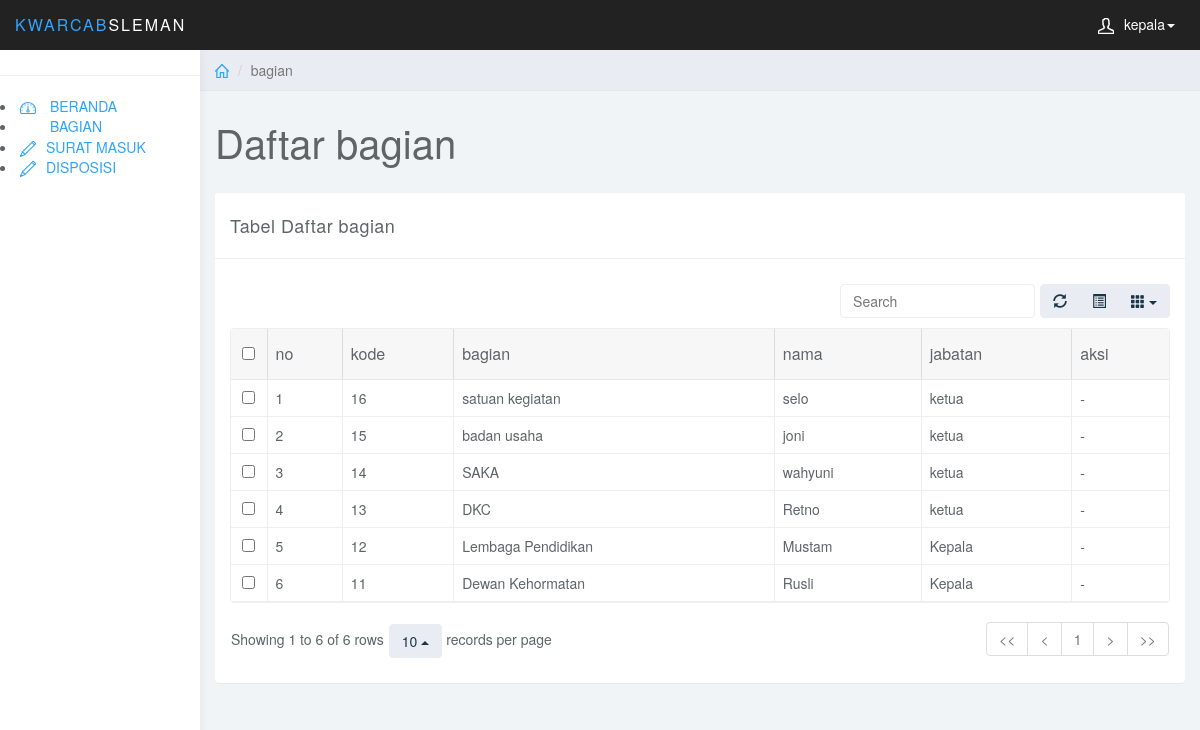
/index.php?m=bagian-kep (signed in), run on the app's committed database.
### tables this page shows
CREATE TABLE `bagian` (
  `kd_bagian` varchar(8) NOT NULL,
  `nama_bagian` varchar(20) NOT NULL,
  `nama` varchar(20) NOT NULL,
  `jabatan` varchar(20) NOT NULL
);

### a/bagian-kep.php (the view, shortened to what this page needs)
<div class="col-sm-9 col-sm-offset-3 col-lg-10 col-lg-offset-2 main">
	<div class="row">
		<ol class="breadcrumb">
			<li><a href="index.php"><svg class="glyph stroked home"><use xlink:href="#stroked-home"></use></svg></a></li>
			<li class="active">bagian</li>
		</ol>
	</div>
	<div class="row">
		<div class="col-lg-12">
			<h1 class="page-header">Daftar bagian</h1>
		</div>
	</div>
	<div class="row">
		<div class="col-lg-12">
			<div class="panel panel-default">
				<div class="panel-heading">Tabel Daftar bagian </div>
				<div class="panel-body">
					<table data-toggle="table"  data-show-refresh="true" data-show-toggle="true" data-show-columns="true" data-search="true" data-select-item-name="toolbar1" data-pagination="true" data-sort-name="name" data-sort-order="desc">
						<thead>
							<tr>
								<th data-sortable="true">no</th>
								<th data-sortable="true">kode</th>
								<th data-sortable="true">bagian</th>
								<th data-sortable="true">nama</th>
								<th data-sortable="true">jabatan</th>
								<th data-sortable="true">aksi</th>
							</tr>
						</thead>
						<tbody>
							<?php
							$no=1;
							$koneksi = "SELECT * from bagian order by kd_bagian desc" ;
							$query  = mysqli_query($db,$koneksi);
							while($data=mysqli_fetch_array($query))
							{
								?>
								<tr>
									<td><?php echo $no; ?></td>
									<td><?php echo $data['kd_bagian']; ?></td>
									<td><?php echo $data['nama_bagian']; ?></td>
									<td><?php echo $data['nama']; ?></td>
									<td><?php echo $data['jabatan']; ?></td>
								</tr>
								<?php
								$no++;
							}
							?>
						</tbody>
					</table>
				</div>
			</div>
		</div>
	</div>
</div>

### css/styles.css (style rules this page uses)
body { background: #f1f4f7; padding-top: 50px; color: #5f6468; }
a, a:hover, a:focus { color: #30a5ff; }
h1, h2, h3, h4, h5, h6 { color: #5f6468; }
h1 { font-weight: 300; font-size: 40px; }
.panel { border: 0; }
.panel-heading { font-size: 18px; font-weight: 300; letter-spacing: 0.025em; height: 66px; line-height: 45px; }
.panel-default .panel-heading { background: #fff; border-bottom: 1px solid #eee; color: #5f6468; }
.breadcrumb { border-radius: 0; padding: 10px 15px; background: #e9ecf2; box-shadow: 0 1px 1px rgba(0, 0, 0, .05); margin: 0 ; }
h1.page-header { margin-top: 30px; border-bottom: 0; }
.table { background: #fff; }
.breadcrumb .glyph { height: 14px; width: 14px; margin: -2px 0 0 0; stroke-width: 4px; }

### data on the page
bagian: kd_bagian "16", nama_bagian "satuan kegiatan", nama "selo", jabatan "ketua"
bagian: kd_bagian "15", nama_bagian "badan usaha", nama "joni", jabatan "ketua"
bagian: kd_bagian "14", nama_bagian "SAKA", nama "wahyuni", jabatan "ketua"
bagian: kd_bagian "13", nama_bagian "DKC", nama "Retno", jabatan "ketua"
bagian: kd_bagian "12", nama_bagian "Lembaga Pendidikan", nama "Mustam", jabatan "Kepala"
bagian: kd_bagian "11", nama_bagian "Dewan Kehormatan", nama "Rusli", jabatan "Kepala"

### other printed values
$_SESSION['username'] "kepala"
